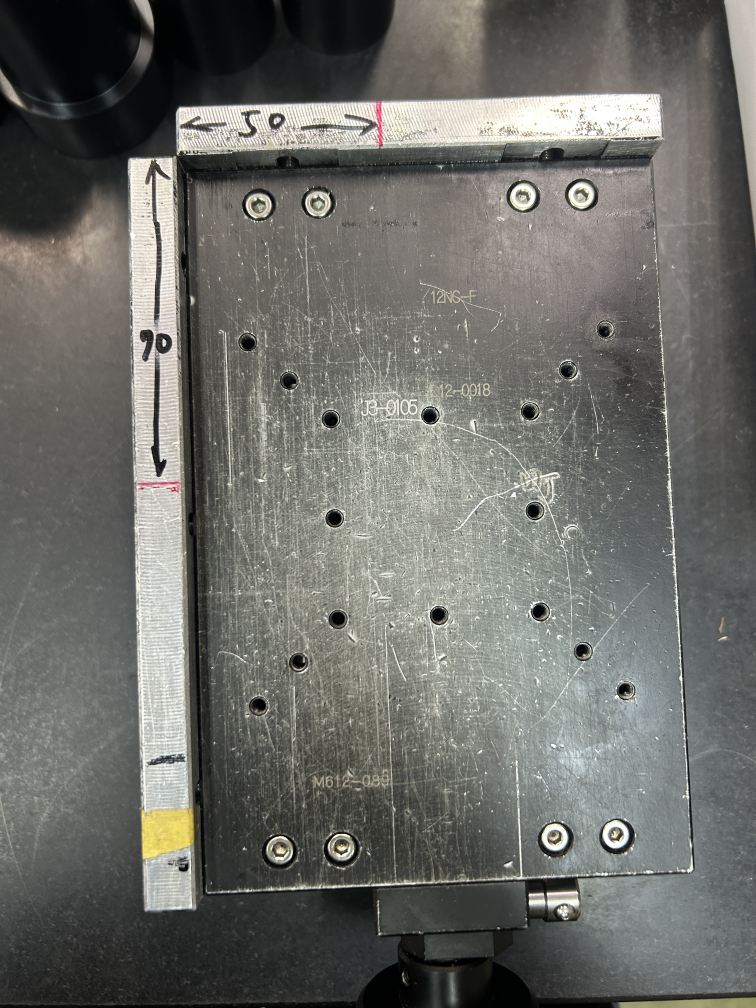
#> input picture テストファイル/testbad.jpg, 3024 x 4032 px (shown at 1/4 size)
$ python angleTest.py
#> lines starting #> are read from the running program, lines starting #| are printed output that depends on the picture; after the words box and inside, x2 and y2 are one past the last pixel; in counts of white or black regions, pixels touching at a corner belong together
import cv2
import numpy as np

# 画像の読み込み
image = cv2.imread("testbad.jpg")
#> image is the input picture: shape (4032, 3024, 3); mean B, G, R 103.7, 108.4, 108
gray = cv2.cvtColor(image, cv2.COLOR_BGR2GRAY)

# エッジ検出
edges = cv2.Canny(gray, 100, 400, apertureSize=3)
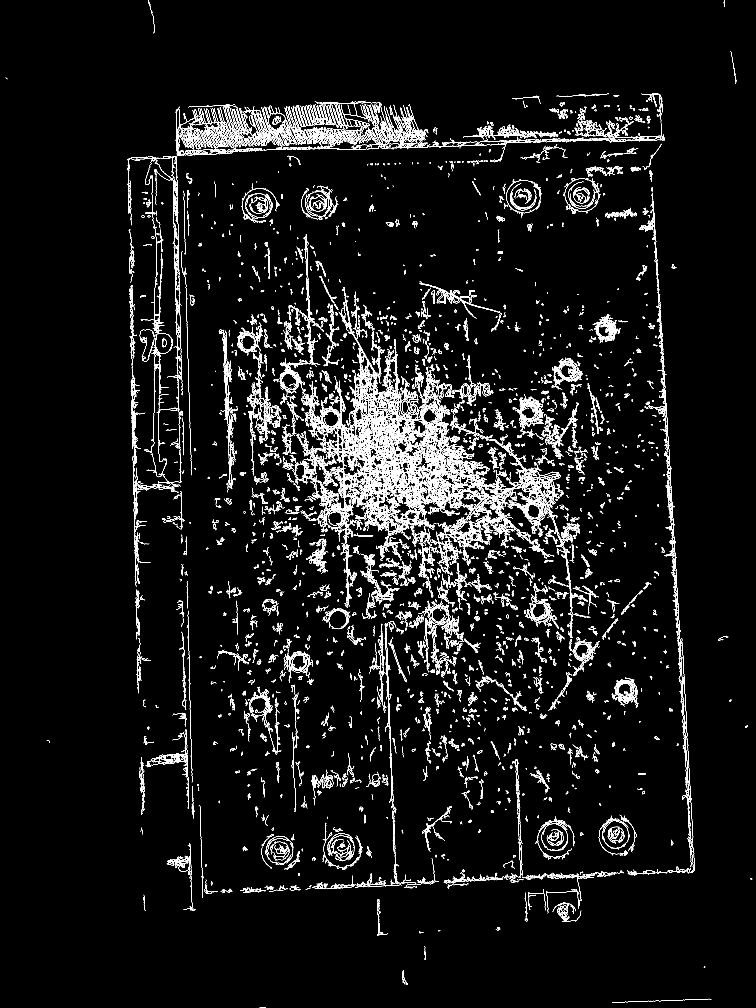
#> edges: shape (4032, 3024) (shown at 1/4 size); 3.3% white in thin lines or dots

# Hough Line Transform
lines = cv2.HoughLines(edges, 1, np.pi / 180, 200)

angles = []
if lines is not None:
    for rho, theta in lines[:, 0]:
        angle = np.degrees(theta) - 90  # 角度を計算
        angles.append(angle)
#> this loop made 21068 passes
#> (rho, theta, angle) on passes 1 to 3: (-1456, 3.11, 88), (-2582, 3.09, 87), (-501, 3.12, 89)
#> after the loop, angles = 21068 items

# 傾きの平均を計算
if angles:
    mean_angle = np.mean(angles)
#> mean_angle = -3.3
else:
    mean_angle = 0  # 傾きが見つからない場合は0

# 画像を回転
(h, w) = image.shape[:2]
#> h = 4032; w = 3024
center = (w // 2, h // 2)
#> center = (1512, 2016)
M = cv2.getRotationMatrix2D(center, mean_angle, 1.0)
#> M = [[0.998, -0.0575, 118.4], [0.0575, 0.998, -83.61]]
rotated = cv2.warpAffine(image, M, (w, h))
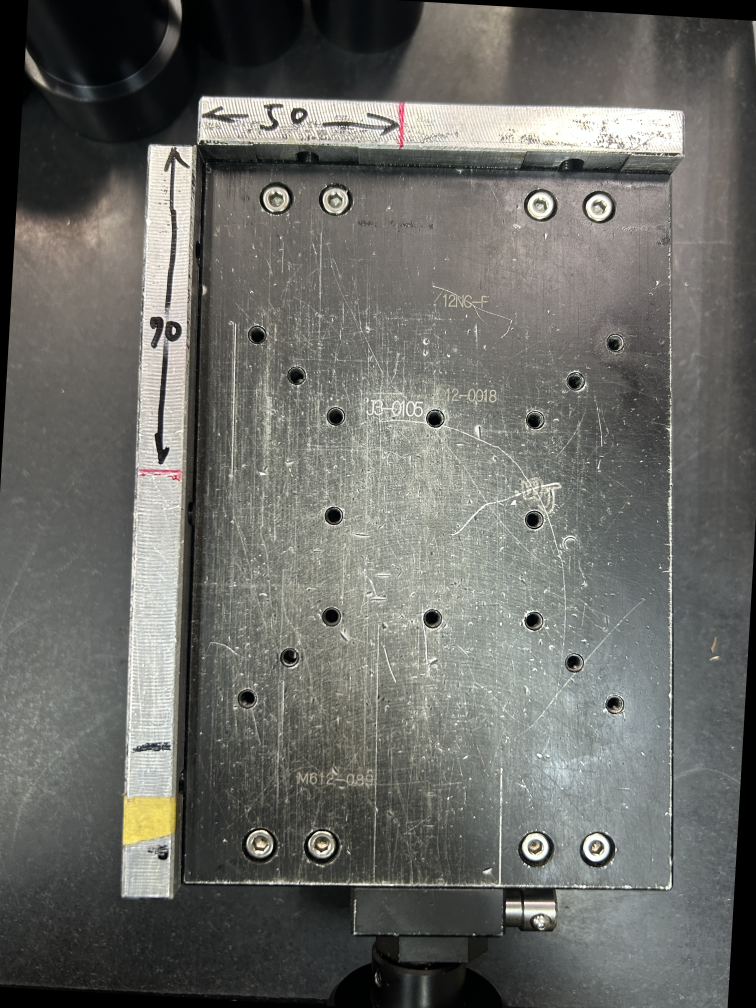
#> rotated: shape (4032, 3024, 3) (shown at 1/4 size); mean B, G, R 101.5, 106, 105.6

height = rotated.shape[0]
#> height = 4032
width = rotated.shape[1]
#> width = 3024
height_coefficient = height/700
#> height_coefficient = 5.76
width_coefficient = width/500
#> width_coefficient = 6.05
output_image = cv2.resize(rotated,(int(width/width_coefficient),int(height/height_coefficient)))
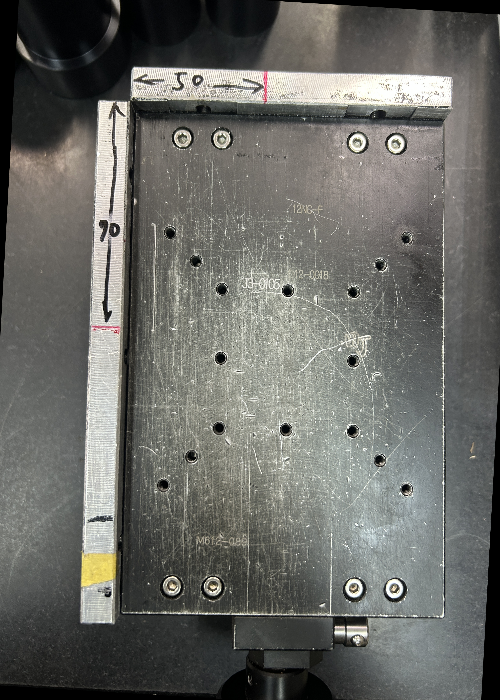
#> output_image: shape (700, 500, 3); mean B, G, R 101.3, 105.9, 105.4
output_edges = cv2.resize(edges,(int(width/width_coefficient),int(height/height_coefficient)))
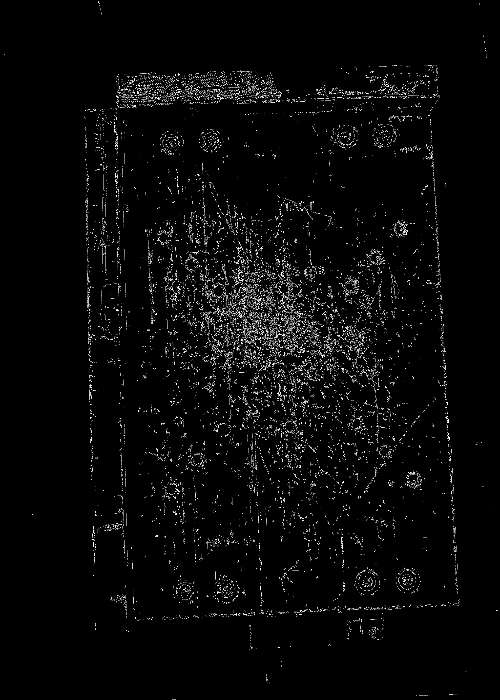
#> output_edges: shape (700, 500); min 0, max 255, mean 8.3


# 結果を表示
cv2.imshow("Rotated Image", output_image)
cv2.imshow("edge Image", output_edges)
cv2.waitKey(0)
cv2.destroyAllWindows()

$ run again, with テストファイル/Testbed10.jpg copied over テストファイル/testbad.jpg
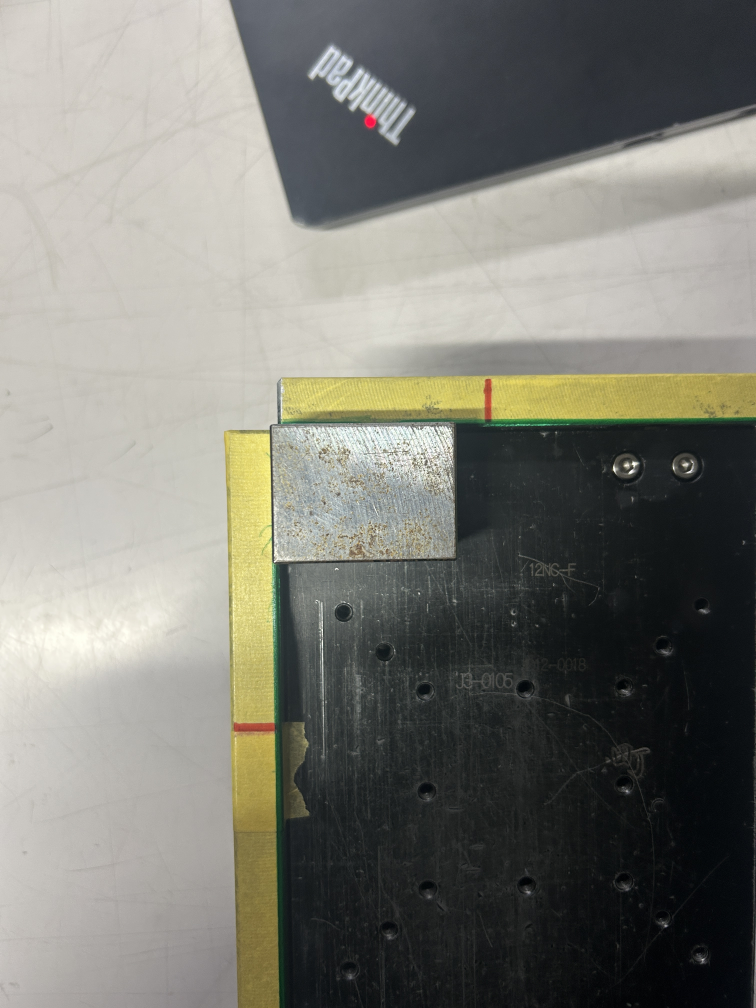
#> input picture テストファイル/Testbed10.jpg, 3024 x 4032 px (shown at 1/4 size)
#> image is the input picture: shape (4032, 3024, 3); mean B, G, R 116.8, 124.2, 124.4
#> `edges = cv2.Canny(gray, 100, 400, apertureSize=3)`:
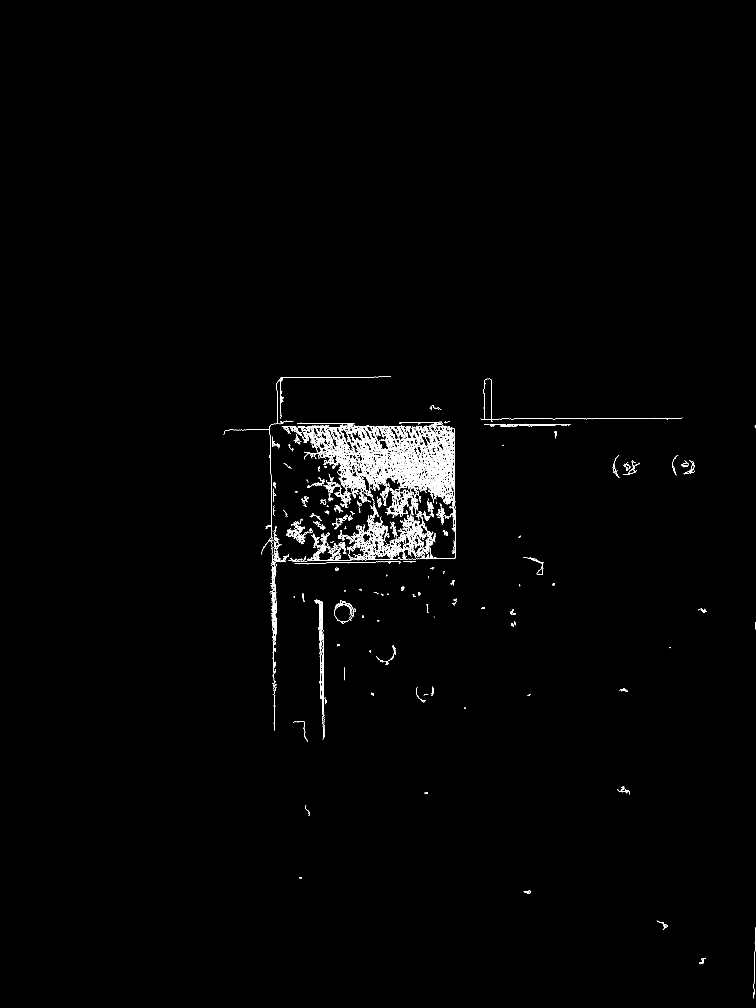
#> edges: shape (4032, 3024) (shown at 1/4 size); 0.68% white in thin lines or dots, all inside (x1, y1, x2, y2) = (895, 1507, 3024, 3994)
#> lines = 915 rows, first 8: [-1050, 3.12], [2264, 1.55], [2274, 1.55], [1736, 1.55], [1097, 0], [1719, 1.57], [-1241, 3.12], [1674, 1.57]
#> the loop `for rho, theta in lines[:, 0]:` made 915 passes
#> (rho, theta, angle) on passes 1 to 3: (-1050, 3.12, 89), (2264, 1.55, -1), (2274, 1.55, -1)
#> after the loop `for rho, theta in lines[:, 0]:`: angles = 915 values, max 89 at index 0, min -90 at index 4, mean 0.357
#> mean_angle = 0.357
#> M = [[1, 0.00624, -12.54], [-0.00624, 1, 9.47]]
#> `output_edges = cv2.resize(edges,(int(width/width_coefficient),int(heig..`:
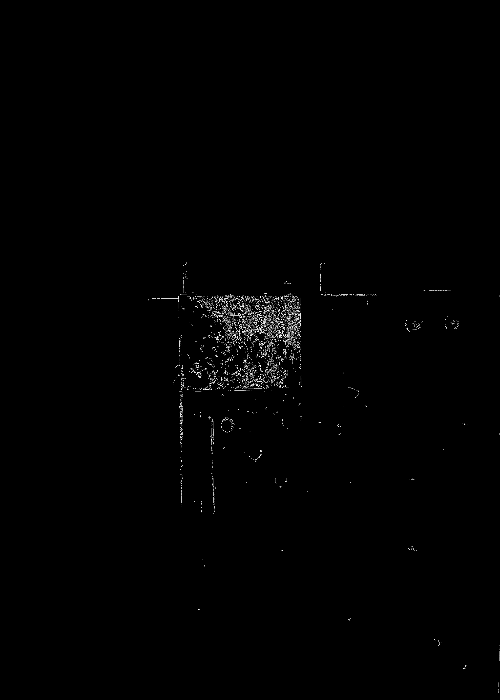
#> output_edges: shape (700, 500); min 0, max 255, mean 1.7

$ run again, with テストファイル/Testbed6.jpg copied over テストファイル/testbad.jpg
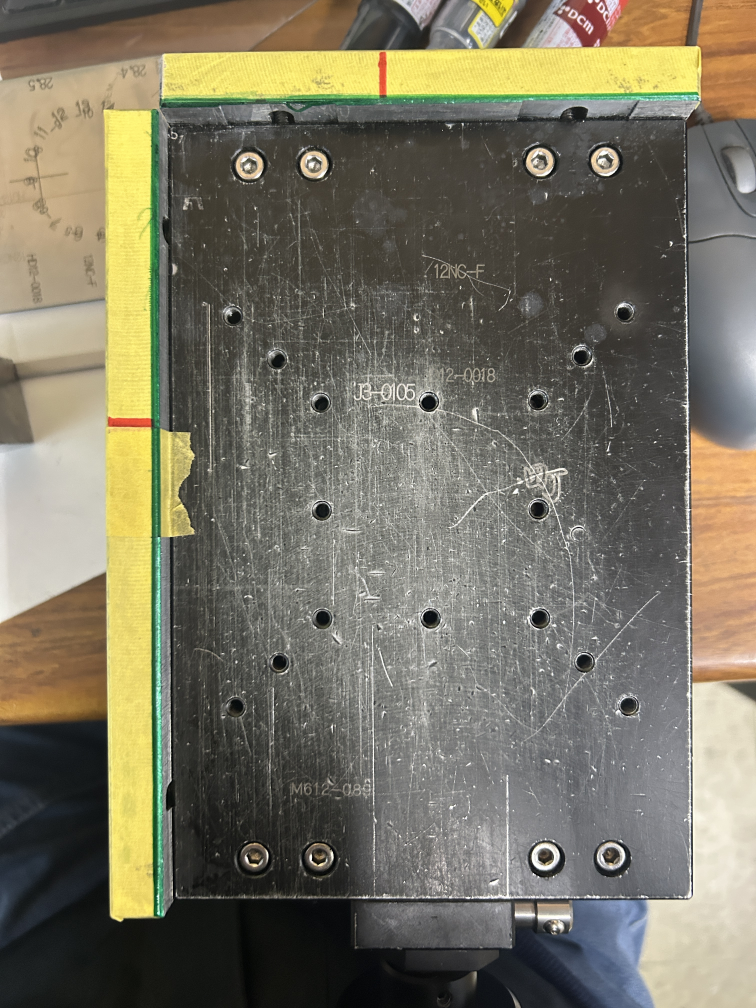
#> input picture テストファイル/Testbed6.jpg, 3024 x 4032 px (shown at 1/4 size)
#> image is the input picture: shape (4032, 3024, 3); mean B, G, R 98.7, 116, 120.7
#> `edges = cv2.Canny(gray, 100, 400, apertureSize=3)`:
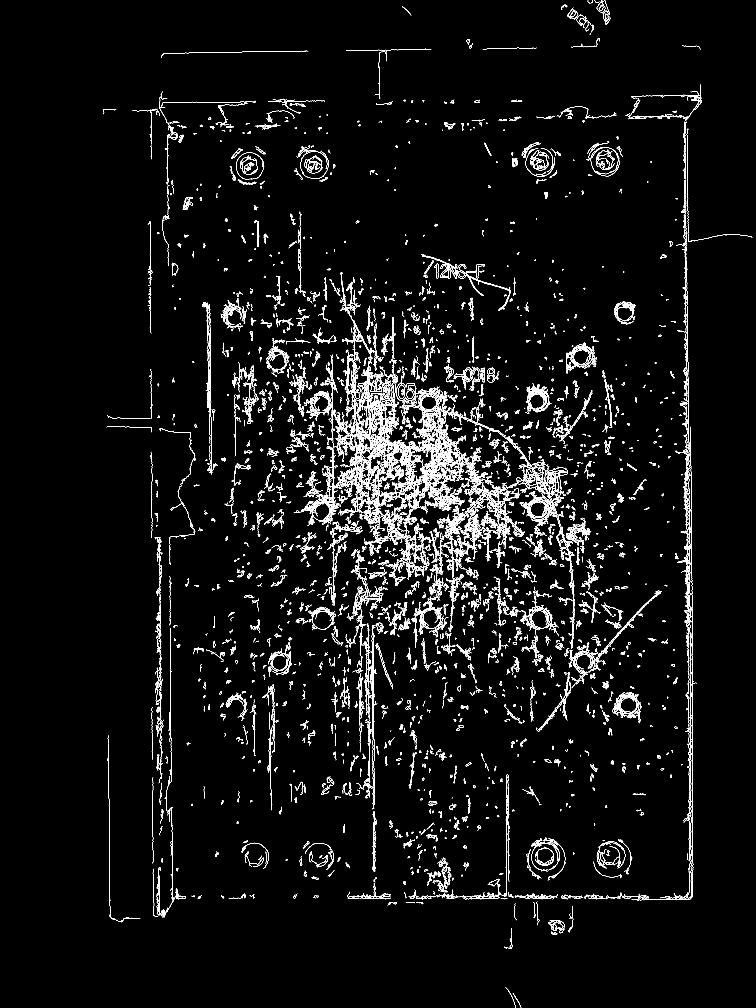
#> edges: shape (4032, 3024) (shown at 1/4 size); 2.5% white in thin lines or dots, all inside (x1, y1, x2, y2) = (412, 0, 3010, 4032)
#> the loop `for rho, theta in lines[:, 0]:` made 14138 passes
#> (rho, theta, angle) on passes 1 to 3: (1496, 0, -90), (2769, 0, -90), (2749, 0, -90)
#> after the loop `for rho, theta in lines[:, 0]:`: angles = 14138 values, max 89 at index 4, min -90 at index 0, mean -1.41
#> mean_angle = -1.41
#> M = [[1, -0.0247, 50.24], [0.0247, 1, -36.72]]
#> `output_edges = cv2.resize(edges,(int(width/width_coefficient),int(heig..`:
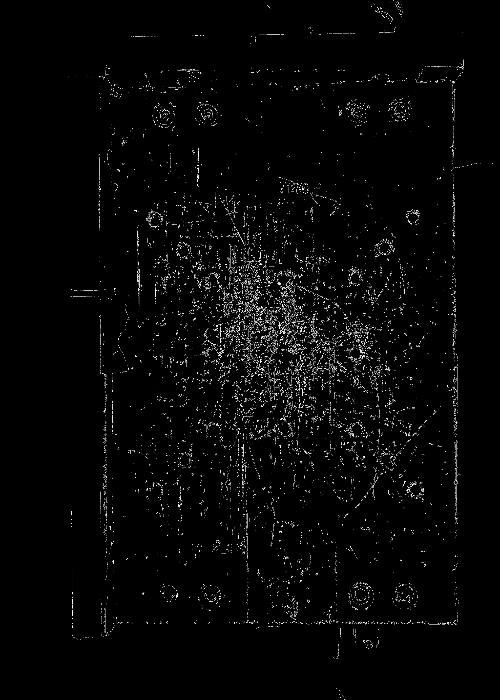
#> output_edges: shape (700, 500); min 0, max 255, mean 6.3
